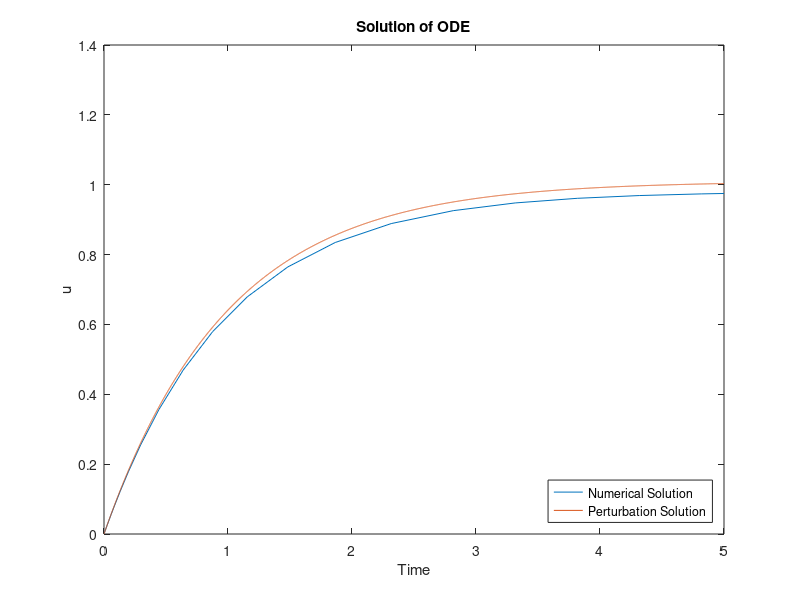

The MATLAB script that drew this image:
function ode_solver_order1

tspan = [0 5];
ic = 0;

[t,y] = ode23(@p7, tspan, ic);

ep   = 0.02;
tspan = 0:0.001:5;

ya = 1 - exp(-1.*tspan) + ep.*((exp(tspan))./2 +...
    (log(2.*exp(tspan) - 1))./4 - (1/2)).*exp(-1.*tspan);

plot(t,y(:,1));
hold on
plot(tspan,ya);

title('Solution of ODE');
xlabel('Time');
ylabel('u');
legend('Numerical Solution','Perturbation Solution',...
    'Location','southeast');
% axis([0 6 0 10])

end

function dydt = p7(t,y)
    ep   = 0.02;
    dydt = 1/(1 + ep*y(1)) - y(1);
end


